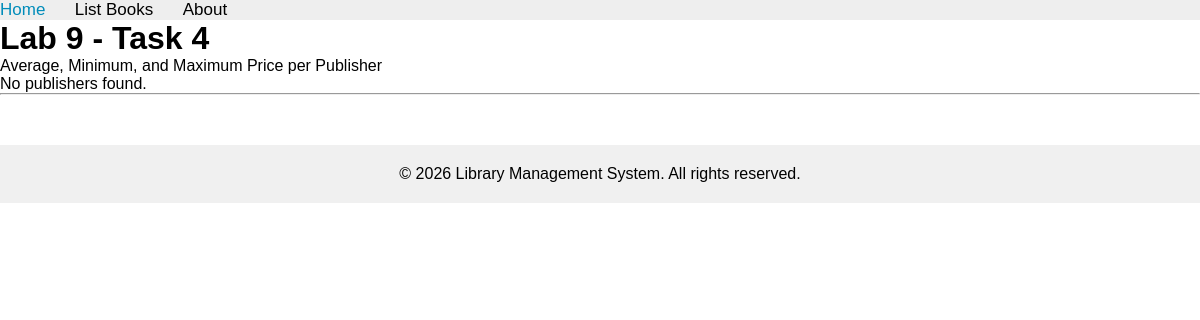
Page /books/lab9/task4 on the earlier database version.
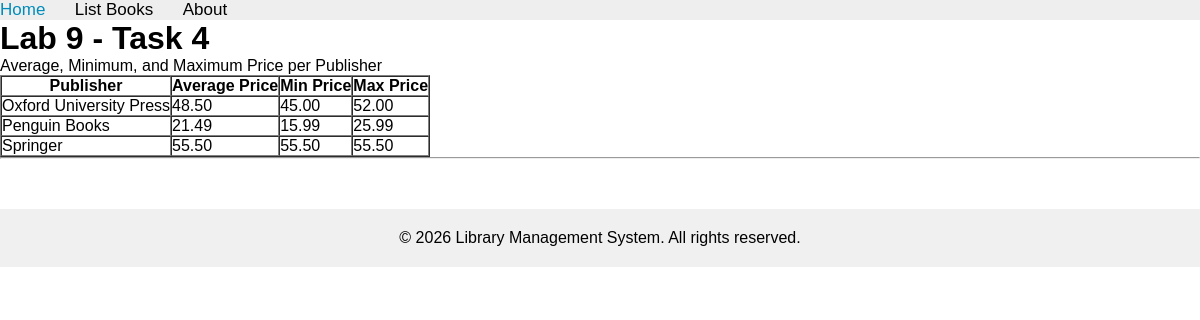
Same page on the later database version.
### apps/bookmodule/models.py (models this page shows, shortened)
class Publisher(models.Model):
    name = models.CharField(max_length=200)
    location = models.CharField(max_length=300)

### apps/bookmodule/views.py (the view)
# urls.py: path('lab9/task4', views.lab9_task4, name="books.lab9_task4"),
def lab9_task4(request):
    publishers = Publisher.objects.annotate(
        avg_price=Avg('books__price'),
        min_price=Min('books__price'),
        max_price=Max('books__price')
    ).order_by('name')
    return render(request, 'bookmodule/lab9_task4.html', {'publishers': publishers})

### apps/templates/bookmodule/lab9_task4.html (shortened to what this page needs)
{% extends "layouts/base.html" %}
{% block content %}
<h1>Lab 9 - Task 4</h1>
<p>Average, Minimum, and Maximum Price per Publisher</p>
{% if publishers %}
    <table border="1" cellpadding="8" cellspacing="0">
        <tr>
            <th>Publisher</th>
            <th>Average Price</th>
            <th>Min Price</th>
            <th>Max Price</th>
        </tr>
        {% for pub in publishers %}
            <tr>
                <td>{{ pub.name }}</td>
                <td>{{ pub.avg_price|default:0|floatformat:2 }}</td>
                <td>{{ pub.min_price|default:0|floatformat:2 }}</td>
                <td>{{ pub.max_price|default:0|floatformat:2 }}</td>
            </tr>
        {% endfor %}
    </table>
{% else %}
    <p>No publishers found.</p>
{% endif %}
{% endblock content %}

Differences in the rows shown:
added Publisher: name "Oxford University Press", avg_price "48.50", min_price "45.00", max_price "52.00"
added Publisher: name "Penguin Books", avg_price "21.49", min_price "15.99", max_price "25.99"
added Publisher: name "Springer", avg_price "55.50", min_price "55.50", max_price "55.50"
Other differences:
text no longer shown: "No publishers found."
text now shown: "Publisher Average Price Min Price Max Price"
